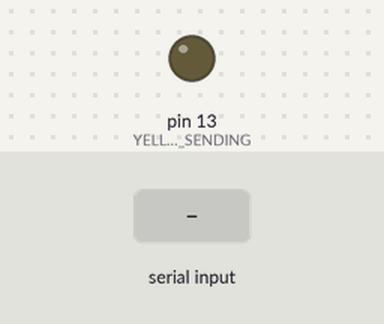
The sketch below on a simulated Arduino Mega 2560, built with avr-gcc and run on an emulated ATmega2560. Shown: output pins drawn as LEDs (lit = HIGH). The inputs (shaded band) are chosen by the test bench. What the sketch prints to the serial monitor is not drawn.

Above: at 1.2 s.
1.3 s: "1" received over the second serial link
Timing chart, 0 to 4.3 s (numbered marks = the images above; inputs shaded):
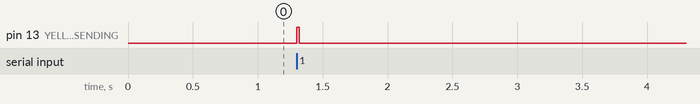

Measured:
- after the input at 1.3 s, pin 13 (YELLOW_LED_-_SENDING): LOW → HIGH at once, → LOW 0.02 s later

The sketch:

ESP8266UART.ino
```cpp
//**** Using a Teensy 3.1 to Connect an ESP8266 to PC USB Serial *******
//     Compiled with Arduino 1.60 and Teensyduino 1.21b6
//     ESP8266 Firmware: AT21SDK95-2015-01-24.bin


long LED_13_TimeOn=0;
//long LED_15_TimeOn=0;

void setup() {

      pinMode(13, OUTPUT);  // YELLOW LED - SENDING
      pinMode(13, OUTPUT);  // RED LED - RECEIVING

    // Setup computer to Teensy serial
    Serial.begin(115200);

    // Setup Teensy to ESP8266 serial
    // Use baud rate 115200 during firmware update
    Serial1.begin(115200);

}

void loop() {

    // Send bytes from ESP8266 -> Teensy to Computer
    if ( Serial1.available() ) {
         digitalWriteFast(13, HIGH);   // set the LED on
         LED_13_TimeOn = millis();
        Serial.write( Serial1.read() );
    }

    // Send bytes from Computer -> Teensy back to ESP8266
    if ( Serial.available() ) {
        digitalWriteFast(13, HIGH);   // set the LED on
        LED_13_TimeOn = millis();
        Serial1.write( Serial.read() );
    }

    if (millis() - LED_13_TimeOn > 20) {
  digitalWriteFast(13, LOW);   // set the LED off
  }
    if (millis() - LED_13_TimeOn > 20) {
  digitalWriteFast(13, LOW);   // set the LED off
  }

}
```
